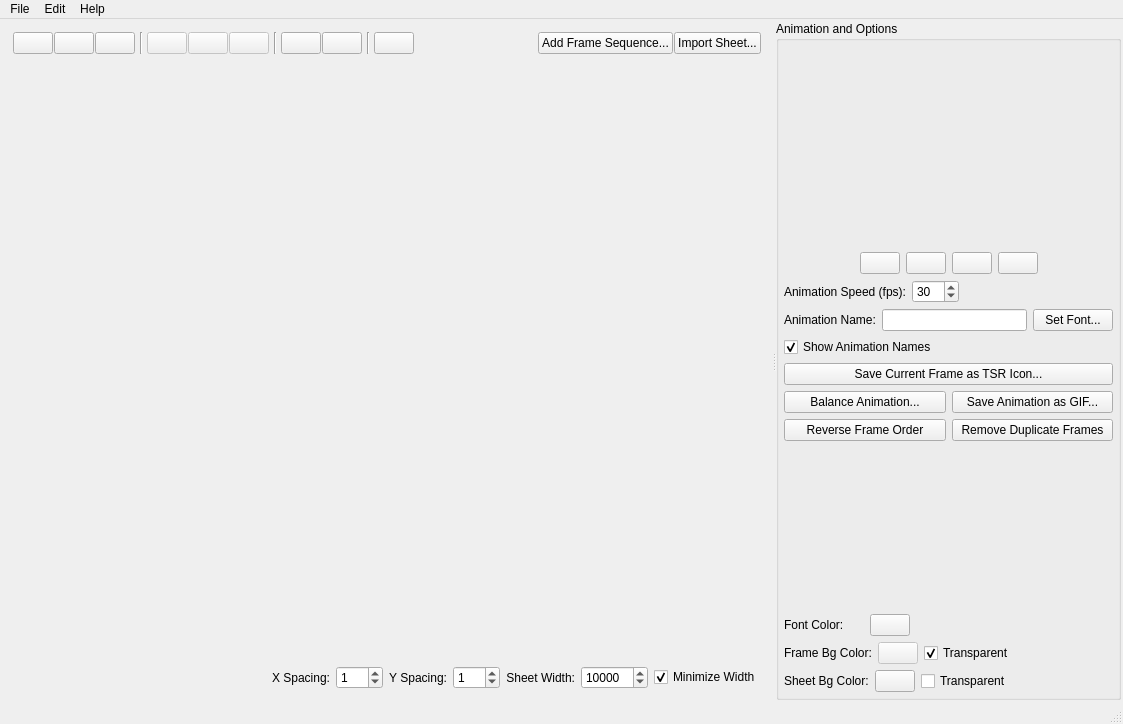
<?xml version="1.0" encoding="UTF-8"?>
<ui version="4.0">
 <class>MainWindow</class>
 <widget class="QMainWindow" name="MainWindow">
  <property name="geometry">
   <rect>
    <x>0</x>
    <y>0</y>
    <width>1123</width>
    <height>724</height>
   </rect>
  </property>
  <property name="windowTitle">
   <string>Sprite Sheeter</string>
  </property>
  <property name="windowIcon">
   <iconset resource="spritesheetertest1.qrc">
    <normaloff>:/images/icon2.png</normaloff>:/images/icon2.png</iconset>
  </property>
  <widget class="QWidget" name="centralWidget">
   <layout class="QHBoxLayout" name="horizontalLayout">
    <property name="spacing">
     <number>2</number>
    </property>
    <property name="leftMargin">
     <number>2</number>
    </property>
    <property name="topMargin">
     <number>2</number>
    </property>
    <property name="rightMargin">
     <number>2</number>
    </property>
    <property name="bottomMargin">
     <number>2</number>
    </property>
    <item>
     <widget class="QSplitter" name="splitter">
      <property name="sizePolicy">
       <sizepolicy hsizetype="Expanding" vsizetype="Preferred">
        <horstretch>0</horstretch>
        <verstretch>0</verstretch>
       </sizepolicy>
      </property>
      <property name="orientation">
       <enum>Qt::Horizontal</enum>
      </property>
      <property name="childrenCollapsible">
       <bool>false</bool>
      </property>
      <widget class="QWidget" name="verticalLayoutWidget_2">
       <layout class="QVBoxLayout" name="verticalLayout_2" stretch="0,0,0">
        <property name="spacing">
         <number>2</number>
        </property>
        <item>
         <layout class="QHBoxLayout" name="horizontalLayout_2">
          <property name="spacing">
           <number>1</number>
          </property>
          <item>
           <widget class="QPushButton" name="newButton">
            <property name="toolTip">
             <string>New Sheet</string>
            </property>
            <property name="text">
             <string/>
            </property>
            <property name="icon">
             <iconset resource="spritesheetertest1.qrc">
              <normaloff>:/images/new.png</normaloff>:/images/new.png</iconset>
            </property>
           </widget>
          </item>
          <item>
           <widget class="QPushButton" name="openButton">
            <property name="toolTip">
             <string>Open...</string>
            </property>
            <property name="text">
             <string/>
            </property>
            <property name="icon">
             <iconset resource="spritesheetertest1.qrc">
              <normaloff>:/images/open.png</normaloff>:/images/open.png</iconset>
            </property>
           </widget>
          </item>
          <item>
           <widget class="QPushButton" name="saveButton">
            <property name="toolTip">
             <string>Save</string>
            </property>
            <property name="text">
             <string/>
            </property>
            <property name="icon">
             <iconset resource="spritesheetertest1.qrc">
              <normaloff>:/images/save.png</normaloff>:/images/save.png</iconset>
            </property>
           </widget>
          </item>
          <item>
           <widget class="Line" name="line">
            <property name="minimumSize">
             <size>
              <width>10</width>
              <height>0</height>
             </size>
            </property>
            <property name="lineWidth">
             <number>1</number>
            </property>
            <property name="orientation">
             <enum>Qt::Vertical</enum>
            </property>
           </widget>
          </item>
          <item>
           <widget class="QPushButton" name="cutButton">
            <property name="enabled">
             <bool>false</bool>
            </property>
            <property name="toolTip">
             <string>Cut</string>
            </property>
            <property name="text">
             <string/>
            </property>
            <property name="icon">
             <iconset resource="spritesheetertest1.qrc">
              <normaloff>:/images/cut.png</normaloff>:/images/cut.png</iconset>
            </property>
           </widget>
          </item>
          <item>
           <widget class="QPushButton" name="copyButton">
            <property name="enabled">
             <bool>false</bool>
            </property>
            <property name="toolTip">
             <string>Copy</string>
            </property>
            <property name="text">
             <string/>
            </property>
            <property name="icon">
             <iconset resource="spritesheetertest1.qrc">
              <normaloff>:/images/copy.png</normaloff>:/images/copy.png</iconset>
            </property>
           </widget>
          </item>
          <item>
           <widget class="QPushButton" name="pasteButton">
            <property name="enabled">
             <bool>false</bool>
            </property>
            <property name="toolTip">
             <string>Paste</string>
            </property>
            <property name="text">
             <string/>
            </property>
            <property name="icon">
             <iconset resource="spritesheetertest1.qrc">
              <normaloff>:/images/paste.png</normaloff>:/images/paste.png</iconset>
            </property>
           </widget>
          </item>
          <item>
           <widget class="Line" name="line_2">
            <property name="minimumSize">
             <size>
              <width>10</width>
              <height>0</height>
             </size>
            </property>
            <property name="orientation">
             <enum>Qt::Vertical</enum>
            </property>
           </widget>
          </item>
          <item>
           <widget class="QPushButton" name="undoButton">
            <property name="toolTip">
             <string>Undo</string>
            </property>
            <property name="text">
             <string/>
            </property>
            <property name="icon">
             <iconset resource="spritesheetertest1.qrc">
              <normaloff>:/images/undo.png</normaloff>:/images/undo.png</iconset>
            </property>
           </widget>
          </item>
          <item>
           <widget class="QPushButton" name="redoButton">
            <property name="toolTip">
             <string>Redo</string>
            </property>
            <property name="text">
             <string/>
            </property>
            <property name="icon">
             <iconset resource="spritesheetertest1.qrc">
              <normaloff>:/images/redo.png</normaloff>:/images/redo.png</iconset>
            </property>
           </widget>
          </item>
          <item>
           <widget class="Line" name="line_3">
            <property name="minimumSize">
             <size>
              <width>10</width>
              <height>0</height>
             </size>
            </property>
            <property name="orientation">
             <enum>Qt::Vertical</enum>
            </property>
           </widget>
          </item>
          <item>
           <widget class="QPushButton" name="removeAnimButton">
            <property name="toolTip">
             <string>Delete selected</string>
            </property>
            <property name="text">
             <string/>
            </property>
            <property name="icon">
             <iconset resource="spritesheetertest1.qrc">
              <normaloff>:/images/minus-2-256.png</normaloff>:/images/minus-2-256.png</iconset>
            </property>
           </widget>
          </item>
          <item>
           <spacer name="horizontalSpacer">
            <property name="orientation">
             <enum>Qt::Horizontal</enum>
            </property>
            <property name="sizeHint" stdset="0">
             <size>
              <width>40</width>
              <height>20</height>
             </size>
            </property>
           </spacer>
          </item>
          <item>
           <widget class="QPushButton" name="openStripButton">
            <property name="toolTip">
             <string>Import single animation from list of images</string>
            </property>
            <property name="text">
             <string>Add Frame Sequence...</string>
            </property>
            <property name="icon">
             <iconset resource="spritesheetertest1.qrc">
              <normaloff>:/images/open.png</normaloff>:/images/open.png</iconset>
            </property>
           </widget>
          </item>
          <item>
           <widget class="QPushButton" name="openImagesButton">
            <property name="toolTip">
             <string>Load a single image as an animation sheet with multiple frames</string>
            </property>
            <property name="text">
             <string>Import Sheet...</string>
            </property>
            <property name="icon">
             <iconset resource="spritesheetertest1.qrc">
              <normaloff>:/images/icon2.png</normaloff>:/images/icon2.png</iconset>
            </property>
           </widget>
          </item>
         </layout>
        </item>
        <item>
         <widget class="SheetEditorView" name="sheetPreview" native="true">
          <property name="sizePolicy">
           <sizepolicy hsizetype="Expanding" vsizetype="Expanding">
            <horstretch>4</horstretch>
            <verstretch>0</verstretch>
           </sizepolicy>
          </property>
          <property name="acceptDrops">
           <bool>true</bool>
          </property>
         </widget>
        </item>
        <item>
         <layout class="QHBoxLayout" name="horizontalLayout_5">
          <property name="topMargin">
           <number>3</number>
          </property>
          <item>
           <layout class="QHBoxLayout" name="horizontalLayout_8">
            <item>
             <spacer name="horizontalSpacer_4">
              <property name="orientation">
               <enum>Qt::Horizontal</enum>
              </property>
              <property name="sizeHint" stdset="0">
               <size>
                <width>40</width>
                <height>20</height>
               </size>
              </property>
             </spacer>
            </item>
            <item>
             <widget class="QLabel" name="label_3">
              <property name="toolTip">
               <string>Horizontal spacing between animation frames</string>
              </property>
              <property name="text">
               <string>X Spacing:</string>
              </property>
              <property name="alignment">
               <set>Qt::AlignRight|Qt::AlignTrailing|Qt::AlignVCenter</set>
              </property>
             </widget>
            </item>
            <item>
             <widget class="QSpinBox" name="xSpacingBox">
              <property name="toolTip">
               <string>Horizontal spacing between animation frames</string>
              </property>
              <property name="maximum">
               <number>999</number>
              </property>
              <property name="value">
               <number>1</number>
              </property>
             </widget>
            </item>
           </layout>
          </item>
          <item>
           <layout class="QHBoxLayout" name="horizontalLayout_9">
            <item>
             <widget class="QLabel" name="label_4">
              <property name="toolTip">
               <string>Vertical spacing between animation frames and animations</string>
              </property>
              <property name="text">
               <string>Y Spacing:</string>
              </property>
              <property name="alignment">
               <set>Qt::AlignRight|Qt::AlignTrailing|Qt::AlignVCenter</set>
              </property>
             </widget>
            </item>
            <item>
             <widget class="QSpinBox" name="ySpacingBox">
              <property name="toolTip">
               <string>Vertical spacing between animation frames and animations</string>
              </property>
              <property name="maximum">
               <number>999</number>
              </property>
              <property name="value">
               <number>1</number>
              </property>
             </widget>
            </item>
           </layout>
          </item>
          <item>
           <layout class="QHBoxLayout" name="horizontalLayout_10">
            <item>
             <widget class="QLabel" name="label_5">
              <property name="toolTip">
               <string>Width of this spritesheet</string>
              </property>
              <property name="text">
               <string>Sheet Width:</string>
              </property>
              <property name="alignment">
               <set>Qt::AlignRight|Qt::AlignTrailing|Qt::AlignVCenter</set>
              </property>
             </widget>
            </item>
            <item>
             <widget class="QSpinBox" name="sheetWidthBox">
              <property name="enabled">
               <bool>true</bool>
              </property>
              <property name="toolTip">
               <string>Width of this spritesheet</string>
              </property>
              <property name="maximum">
               <number>1000000</number>
              </property>
              <property name="singleStep">
               <number>10</number>
              </property>
              <property name="value">
               <number>10000</number>
              </property>
             </widget>
            </item>
            <item>
             <widget class="QCheckBox" name="minWidthCheckbox">
              <property name="toolTip">
               <string>Set the sheet width to the smallest width possible to remove whitespace</string>
              </property>
              <property name="text">
               <string>Minimize Width</string>
              </property>
              <property name="checked">
               <bool>true</bool>
              </property>
             </widget>
            </item>
           </layout>
          </item>
         </layout>
        </item>
       </layout>
      </widget>
      <widget class="QGroupBox" name="groupBox">
       <property name="enabled">
        <bool>true</bool>
       </property>
       <property name="sizePolicy">
        <sizepolicy hsizetype="Expanding" vsizetype="Expanding">
         <horstretch>0</horstretch>
         <verstretch>0</verstretch>
        </sizepolicy>
       </property>
       <property name="baseSize">
        <size>
         <width>0</width>
         <height>0</height>
        </size>
       </property>
       <property name="title">
        <string>Animation and Options</string>
       </property>
       <layout class="QHBoxLayout" name="horizontalLayout_7">
        <property name="spacing">
         <number>9</number>
        </property>
        <property name="leftMargin">
         <number>5</number>
        </property>
        <property name="topMargin">
         <number>5</number>
        </property>
        <property name="rightMargin">
         <number>5</number>
        </property>
        <property name="bottomMargin">
         <number>5</number>
        </property>
        <item>
         <layout class="QVBoxLayout" name="verticalLayout_3">
          <item>
           <layout class="QHBoxLayout" name="horizontalLayout_4">
            <item>
             <widget class="AnimPreview" name="animationPreview" native="true">
              <property name="sizePolicy">
               <sizepolicy hsizetype="Expanding" vsizetype="Preferred">
                <horstretch>0</horstretch>
                <verstretch>0</verstretch>
               </sizepolicy>
              </property>
              <property name="minimumSize">
               <size>
                <width>200</width>
                <height>200</height>
               </size>
              </property>
             </widget>
            </item>
           </layout>
          </item>
          <item>
           <layout class="QHBoxLayout" name="horizontalLayout_3">
            <item>
             <spacer name="horizontalSpacer_2">
              <property name="orientation">
               <enum>Qt::Horizontal</enum>
              </property>
              <property name="sizeHint" stdset="0">
               <size>
                <width>40</width>
                <height>20</height>
               </size>
              </property>
             </spacer>
            </item>
            <item>
             <widget class="QPushButton" name="animPrevFrameButton">
              <property name="toolTip">
               <string>Previous animation frame</string>
              </property>
              <property name="text">
               <string/>
              </property>
              <property name="icon">
               <iconset resource="spritesheetertest1.qrc">
                <normaloff>:/images/prev.png</normaloff>:/images/prev.png</iconset>
              </property>
             </widget>
            </item>
            <item>
             <widget class="QPushButton" name="animPlayButton">
              <property name="toolTip">
               <string>Play/Pause animation</string>
              </property>
              <property name="text">
               <string/>
              </property>
              <property name="icon">
               <iconset resource="spritesheetertest1.qrc">
                <normaloff>:/images/media-play.png</normaloff>:/images/media-play.png</iconset>
              </property>
             </widget>
            </item>
            <item>
             <widget class="QPushButton" name="animStopButton">
              <property name="toolTip">
               <string>Stop animation</string>
              </property>
              <property name="text">
               <string/>
              </property>
              <property name="icon">
               <iconset resource="spritesheetertest1.qrc">
                <normaloff>:/stop</normaloff>:/stop</iconset>
              </property>
             </widget>
            </item>
            <item>
             <widget class="QPushButton" name="animNextFrameButton">
              <property name="toolTip">
               <string>Next animation frame</string>
              </property>
              <property name="text">
               <string/>
              </property>
              <property name="icon">
               <iconset resource="spritesheetertest1.qrc">
                <normaloff>:/images/next.png</normaloff>:/images/next.png</iconset>
              </property>
             </widget>
            </item>
            <item>
             <spacer name="horizontalSpacer_3">
              <property name="orientation">
               <enum>Qt::Horizontal</enum>
              </property>
              <property name="sizeHint" stdset="0">
               <size>
                <width>40</width>
                <height>20</height>
               </size>
              </property>
             </spacer>
            </item>
           </layout>
          </item>
          <item>
           <layout class="QHBoxLayout" name="horizontalLayout_6">
            <item>
             <widget class="QLabel" name="label_2">
              <property name="toolTip">
               <string>Playback speed of animation preview</string>
              </property>
              <property name="text">
               <string>Animation Speed (fps):</string>
              </property>
              <property name="alignment">
               <set>Qt::AlignRight|Qt::AlignTrailing|Qt::AlignVCenter</set>
              </property>
             </widget>
            </item>
            <item>
             <widget class="QSpinBox" name="animationSpeedSpinbox">
              <property name="toolTip">
               <string>Playback speed of animation preview</string>
              </property>
              <property name="minimum">
               <number>1</number>
              </property>
              <property name="maximum">
               <number>999</number>
              </property>
              <property name="value">
               <number>30</number>
              </property>
             </widget>
            </item>
            <item>
             <spacer name="horizontalSpacer_5">
              <property name="orientation">
               <enum>Qt::Horizontal</enum>
              </property>
              <property name="sizeHint" stdset="0">
               <size>
                <width>40</width>
                <height>20</height>
               </size>
              </property>
             </spacer>
            </item>
           </layout>
          </item>
          <item>
           <layout class="QHBoxLayout" name="horizontalLayout_11">
            <item>
             <widget class="QLabel" name="label">
              <property name="toolTip">
               <string>Name to give this animation on the sheet</string>
              </property>
              <property name="text">
               <string>Animation Name:</string>
              </property>
             </widget>
            </item>
            <item>
             <widget class="QLineEdit" name="animationNameEditor">
              <property name="toolTip">
               <string>Name to give this animation on the sheet</string>
              </property>
             </widget>
            </item>
            <item>
             <widget class="QPushButton" name="fontButton">
              <property name="toolTip">
               <string>Set the font to use for animation labels</string>
              </property>
              <property name="text">
               <string>Set Font...</string>
              </property>
             </widget>
            </item>
           </layout>
          </item>
          <item>
           <widget class="QCheckBox" name="animNameEnabled">
            <property name="toolTip">
             <string>Show labels for animations</string>
            </property>
            <property name="text">
             <string>Show Animation Names</string>
            </property>
            <property name="checked">
             <bool>true</bool>
            </property>
           </widget>
          </item>
          <item>
           <widget class="QPushButton" name="saveFrameButton">
            <property name="toolTip">
             <string>Save the current animation frame as a TSR-friendly 148x125 image</string>
            </property>
            <property name="text">
             <string>Save Current Frame as TSR Icon...</string>
            </property>
           </widget>
          </item>
          <item>
           <layout class="QHBoxLayout" name="horizontalLayout_15">
            <property name="topMargin">
             <number>0</number>
            </property>
            <item>
             <widget class="QPushButton" name="balanceAnimButton">
              <property name="toolTip">
               <string>Balance or resize the frames of the current animation</string>
              </property>
              <property name="text">
               <string>Balance Animation...</string>
              </property>
             </widget>
            </item>
            <item>
             <widget class="QPushButton" name="ExportAnimButton">
              <property name="toolTip">
               <string>Export the currently selected animation as a GIF image (Note: May degrade quality)</string>
              </property>
              <property name="text">
               <string>Save Animation as GIF...</string>
              </property>
             </widget>
            </item>
           </layout>
          </item>
          <item>
           <layout class="QHBoxLayout" name="horizontalLayout_16">
            <property name="topMargin">
             <number>0</number>
            </property>
            <item>
             <widget class="QPushButton" name="reverseAnimButton">
              <property name="toolTip">
               <string>Reverse the order of the frames in the current animation</string>
              </property>
              <property name="text">
               <string>Reverse Frame Order</string>
              </property>
             </widget>
            </item>
            <item>
             <widget class="QPushButton" name="removeDuplicateFramesButton">
              <property name="toolTip">
               <string>Delete identical frames from the current animation</string>
              </property>
              <property name="text">
               <string>Remove Duplicate Frames</string>
              </property>
             </widget>
            </item>
           </layout>
          </item>
          <item>
           <spacer name="verticalSpacer">
            <property name="orientation">
             <enum>Qt::Vertical</enum>
            </property>
            <property name="sizeHint" stdset="0">
             <size>
              <width>267</width>
              <height>37</height>
             </size>
            </property>
           </spacer>
          </item>
          <item>
           <layout class="QVBoxLayout" name="verticalLayout_4">
            <property name="topMargin">
             <number>0</number>
            </property>
            <item>
             <layout class="QHBoxLayout" name="horizontalLayout_14">
              <property name="topMargin">
               <number>0</number>
              </property>
              <item>
               <widget class="QLabel" name="label_9">
                <property name="minimumSize">
                 <size>
                  <width>80</width>
                  <height>0</height>
                 </size>
                </property>
                <property name="text">
                 <string>Font Color:</string>
                </property>
               </widget>
              </item>
              <item>
               <widget class="QPushButton" name="fontColSelect">
                <property name="toolTip">
                 <string>Color for animation name labels</string>
                </property>
                <property name="text">
                 <string/>
                </property>
                <property name="icon">
                 <iconset resource="spritesheetertest1.qrc">
                  <normaloff>:/images/icon2.png</normaloff>:/images/icon2.png</iconset>
                </property>
               </widget>
              </item>
              <item>
               <spacer name="horizontalSpacer_8">
                <property name="orientation">
                 <enum>Qt::Horizontal</enum>
                </property>
                <property name="sizeHint" stdset="0">
                 <size>
                  <width>40</width>
                  <height>20</height>
                 </size>
                </property>
               </spacer>
              </item>
             </layout>
            </item>
            <item>
             <layout class="QHBoxLayout" name="horizontalLayout_13">
              <item>
               <widget class="QLabel" name="label_7">
                <property name="minimumSize">
                 <size>
                  <width>80</width>
                  <height>0</height>
                 </size>
                </property>
                <property name="text">
                 <string>Frame Bg Color:</string>
                </property>
               </widget>
              </item>
              <item>
               <widget class="QPushButton" name="frameBgColSelect">
                <property name="enabled">
                 <bool>false</bool>
                </property>
                <property name="toolTip">
                 <string>Background color for animation frames</string>
                </property>
                <property name="text">
                 <string/>
                </property>
                <property name="icon">
                 <iconset resource="spritesheetertest1.qrc">
                  <normaloff>:/images/icon2.png</normaloff>:/images/icon2.png</iconset>
                </property>
               </widget>
              </item>
              <item>
               <widget class="QCheckBox" name="FrameBgTransparent">
                <property name="toolTip">
                 <string>Toggle animation frame transparency</string>
                </property>
                <property name="text">
                 <string>Transparent</string>
                </property>
                <property name="checked">
                 <bool>true</bool>
                </property>
               </widget>
              </item>
              <item>
               <spacer name="horizontalSpacer_7">
                <property name="orientation">
                 <enum>Qt::Horizontal</enum>
                </property>
                <property name="sizeHint" stdset="0">
                 <size>
                  <width>40</width>
                  <height>20</height>
                 </size>
                </property>
               </spacer>
              </item>
             </layout>
            </item>
            <item>
             <layout class="QHBoxLayout" name="horizontalLayout_12">
              <item>
               <widget class="QLabel" name="label_8">
                <property name="minimumSize">
                 <size>
                  <width>80</width>
                  <height>0</height>
                 </size>
                </property>
                <property name="text">
                 <string>Sheet Bg Color:</string>
                </property>
               </widget>
              </item>
              <item>
               <widget class="QPushButton" name="sheetBgColSelect">
                <property name="toolTip">
                 <string>Background color for sheet</string>
                </property>
                <property name="text">
                 <string/>
                </property>
                <property name="icon">
                 <iconset resource="spritesheetertest1.qrc">
                  <normaloff>:/images/icon2.png</normaloff>:/images/icon2.png</iconset>
                </property>
               </widget>
              </item>
              <item>
               <widget class="QCheckBox" name="SheetBgTransparent">
                <property name="toolTip">
                 <string>Toggle sheet background transparency</string>
                </property>
                <property name="text">
                 <string>Transparent</string>
                </property>
               </widget>
              </item>
              <item>
               <spacer name="horizontalSpacer_6">
                <property name="orientation">
                 <enum>Qt::Horizontal</enum>
                </property>
                <property name="sizeHint" stdset="0">
                 <size>
                  <width>40</width>
                  <height>20</height>
                 </size>
                </property>
               </spacer>
              </item>
             </layout>
            </item>
           </layout>
          </item>
         </layout>
        </item>
       </layout>
      </widget>
     </widget>
    </item>
   </layout>
  </widget>
  <widget class="QMenuBar" name="menuBar">
   <property name="geometry">
    <rect>
     <x>0</x>
     <y>0</y>
     <width>1123</width>
     <height>21</height>
    </rect>
   </property>
   <widget class="QMenu" name="menuFile">
    <property name="title">
     <string>File</string>
    </property>
    <addaction name="actionNew"/>
    <addaction name="actionImport_WIP_Sheet"/>
    <addaction name="separator"/>
    <addaction name="actionSave"/>
    <addaction name="actionSaveAs"/>
    <addaction name="separator"/>
    <addaction name="actionQuit"/>
   </widget>
   <widget class="QMenu" name="menuEdit">
    <property name="enabled">
     <bool>true</bool>
    </property>
    <property name="title">
     <string>Edit</string>
    </property>
    <addaction name="actionCut"/>
    <addaction name="actionCopy"/>
    <addaction name="actionPaste"/>
    <addaction name="separator"/>
    <addaction name="actionUndo"/>
    <addaction name="actionRedo"/>
    <addaction name="separator"/>
    <addaction name="actionBatch_Processing"/>
   </widget>
   <widget class="QMenu" name="menuHelp">
    <property name="title">
     <string>Help</string>
    </property>
    <addaction name="actionAbout"/>
   </widget>
   <addaction name="menuFile"/>
   <addaction name="menuEdit"/>
   <addaction name="menuHelp"/>
  </widget>
  <widget class="QStatusBar" name="statusBar"/>
  <action name="actionNew">
   <property name="text">
    <string>New Sheet</string>
   </property>
   <property name="toolTip">
    <string>Create a new spritesheet</string>
   </property>
   <property name="shortcut">
    <string>Ctrl+N</string>
   </property>
  </action>
  <action name="actionSave">
   <property name="text">
    <string>Save</string>
   </property>
   <property name="shortcut">
    <string>Ctrl+S</string>
   </property>
  </action>
  <action name="actionQuit">
   <property name="text">
    <string>Exit</string>
   </property>
  </action>
  <action name="actionExport_WIP_Sheet">
   <property name="text">
    <string>Export WIP Sheet...</string>
   </property>
   <property name="shortcut">
    <string>Ctrl+E</string>
   </property>
  </action>
  <action name="actionImport_WIP_Sheet">
   <property name="text">
    <string>Open...</string>
   </property>
   <property name="shortcut">
    <string>Ctrl+O</string>
   </property>
  </action>
  <action name="actionUndo">
   <property name="text">
    <string>Undo</string>
   </property>
   <property name="shortcut">
    <string>Ctrl+Z</string>
   </property>
   <property name="visible">
    <bool>true</bool>
   </property>
  </action>
  <action name="actionRedo">
   <property name="text">
    <string>Redo</string>
   </property>
   <property name="shortcut">
    <string>Ctrl+Y</string>
   </property>
  </action>
  <action name="actionSaveAs">
   <property name="text">
    <string>Save As...</string>
   </property>
   <property name="shortcut">
    <string>Ctrl+Shift+S</string>
   </property>
  </action>
  <action name="actionAbout">
   <property name="text">
    <string>About...</string>
   </property>
  </action>
  <action name="actionBatch_Processing">
   <property name="text">
    <string>Batch Processing...</string>
   </property>
   <property name="shortcut">
    <string>Ctrl+B</string>
   </property>
  </action>
  <action name="actionCut">
   <property name="enabled">
    <bool>false</bool>
   </property>
   <property name="text">
    <string>Cut</string>
   </property>
   <property name="shortcut">
    <string>Ctrl+X</string>
   </property>
  </action>
  <action name="actionCopy">
   <property name="enabled">
    <bool>false</bool>
   </property>
   <property name="text">
    <string>Copy</string>
   </property>
   <property name="shortcut">
    <string>Ctrl+C</string>
   </property>
  </action>
  <action name="actionPaste">
   <property name="enabled">
    <bool>false</bool>
   </property>
   <property name="text">
    <string>Paste</string>
   </property>
   <property name="shortcut">
    <string>Ctrl+V</string>
   </property>
  </action>
 </widget>
 <layoutdefault spacing="6" margin="11"/>
 <customwidgets>
  <customwidget>
   <class>SheetEditorView</class>
   <extends>QWidget</extends>
   <header>sheeteditorview.h</header>
  </customwidget>
  <customwidget>
   <class>AnimPreview</class>
   <extends>QWidget</extends>
   <header>AnimPreview.h</header>
  </customwidget>
 </customwidgets>
 <resources>
  <include location="spritesheetertest1.qrc"/>
 </resources>
 <connections>
  <connection>
   <sender>actionQuit</sender>
   <signal>triggered()</signal>
   <receiver>MainWindow</receiver>
   <slot>close()</slot>
   <hints>
    <hint type="sourcelabel">
     <x>-1</x>
     <y>-1</y>
    </hint>
    <hint type="destinationlabel">
     <x>561</x>
     <y>361</y>
    </hint>
   </hints>
  </connection>
 </connections>
</ui>
